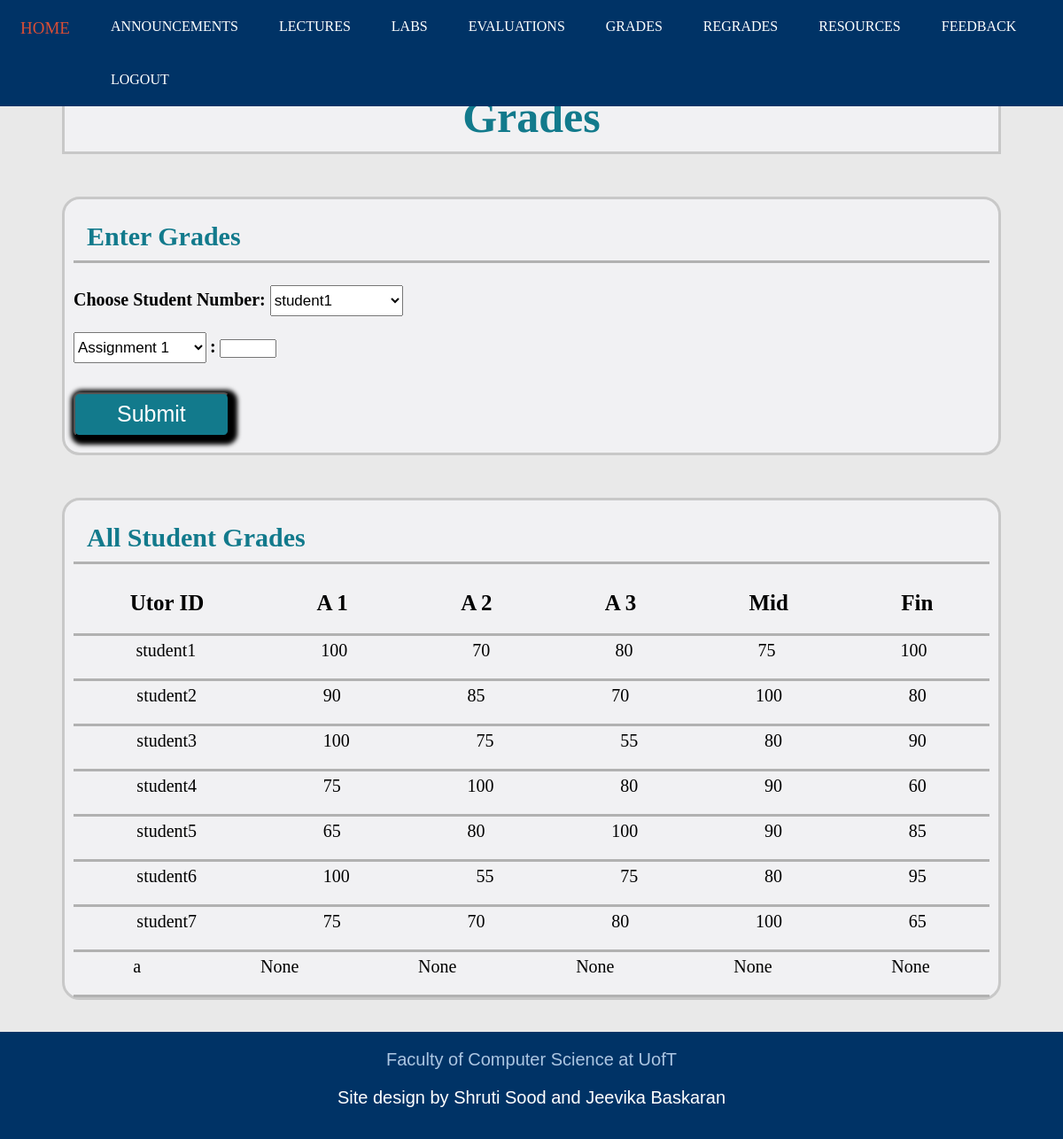
Screenshot of /grades_i.html (signed in) with the database file from the repository.
### tables this page shows
CREATE TABLE "Grades" (
	"UtorID"	TEXT,
	"A1"	INTEGER,
	"A2"	INTEGER,
	"A3"	INTEGER,
	"Midterm"	INTEGER,
	"Final"	INTEGER,
	PRIMARY KEY("UtorID")
);

### app.py (the view)
@app.route('/grades_i.html')
def grades_i():
    if session.get('current_login') == None:
        return render_template('login.html')
    else:
        sql = """ SELECT UtorID FROM accounts WHERE type = 'student' """
        students = db.engine.execute(text(sql))
        sql = """ SELECT * FROM Grades """
        class1 = db.engine.execute(text(sql))
        return render_template('/grades_i.html', class1 = class1, students = students)

### templates/grades_i.html (shortened to what this page needs)
<!DOCTYPE html>
<html>
<head>
	<link rel="stylesheet" type="text/css" href="static/StyleSheets/gradei.css">
	<link rel="stylesheet" type="text/css" href="static/StyleSheets/headerfooter.css">
</head>
<body>
	<div class = "navbar">
		<a href="index_i.html">HOME</a>
		<a href="announcements_i.html">ANNOUNCEMENTS</a>
		<a href="lectures_i.html">LECTURES</a>
		<a href="labs_i.html">LABS</a>
		<a href="evaluations_i.html">EVALUATIONS</a>
		<a href="grades_i.html">GRADES</a>
		<a href="regrades_i.html">REGRADES</a>
		<a href="resources_i.html">RESOURCES</a>
		<a href="feedback_i.html">FEEDBACK</a>
		<a href="logout">LOGOUT</a>
	</div>
	<div class = "title">
		<section class="title_sec">
			<h1>Grades</h1>
		</section>
	</div>
	<br>
	<div class = "entermark">
		<section class="enter_mark">
			<h1> Enter Grades </h1>
			<div class = "formsection">
				<form action = "EnterGrades" method="POST" onsubmit = "return grades_val1()">
					<label for = "StudentNumber"><strong>Choose Student Number: </strong></label>
					<select id = "stds" name = "stds" class = "assgn">
			            {% for student in students%}
			            	<option value = "{{ student['UtorID'] }}">{{ student['UtorID'] }}</option>
			            {% endfor %}
			        </select>
					<br> </br>
					<select id = "assgn" name = "assgn" class = "assgn">
			            <option value = "A1">Assignment 1</option>
			        </select>
			        <label><strong>:</strong></label>
					<input type = "number" id="grade" name = "grade" min = "0" max = "100" required>
					<br> </br>
					<input type = "submit" value = "Submit" class="Submit">
				</form>
			</div>
			<br>
		</section>
	</div>
	<br>
	<div class = "allmark">
		<section class="all_mark">
			<h1> All Student Grades </h1>
			<div class = "Heading">
				<h2 class = "item1">Utor ID</h2>
				<h2 class = "item2">A 1</h2>
				<h2 class = "item3">A 2</h2>
				<h2 class = "item4">A 3</h2>
				<h2 class = "item5">Mid</h2>
				<h2 class = "item6">Fin</h2>
			</div>
			{% for student in class1 : %}
			<div class = "stdgrades">
				<p class = "item1">{{ student['UtorID'] }}</p>
				<p class = "item2">{{ student['A1'] }}</p>
				<p class = "item3">{{ student['A2'] }}</p>
				<p class = "item4">{{ student['A3'] }}</p>
				<p class = "item5">{{ student['Midterm'] }}</p>
				<p class = "item6">{{ student['Final'] }}</p>
			</div>
			{% endfor %}
		</section>
	</div>
	<br><br>
	<div class = "footer">
		<a href="https://web.cs.toronto.edu/" target="_blank">Faculty of Computer Science at UofT</a>
		<p>Site design by Shruti Sood and Jeevika Baskaran</p>
	</div>
</body>
</html>

### static/StyleSheets/gradei.css (style rules this page uses)
.title { margin-top: 90px; background-color: #F1F1F3; margin-left: 70px; margin-right: 70px; }
.title_sec { padding-left: 10px; padding-right: 10px; border: solid; border-color: #C8C8C8; display: block; }
.title_sec h1 { color: #127a8c; font-size: 50px; text-align: center; margin:10px; }
.entermark { margin-top: 30px; margin-left: 70px; margin-right: 70px; }
.allmark { margin-top: 30px; margin-left: 70px; margin-right: 70px; }
.enter_mark { padding-left: 10px; padding-right: 10px; border: solid; border-color: #C8C8C8; display: block; border-radius: 20px; background-color: #F1F1F3; }
.all_mark { padding-left: 10px; padding-right: 10px; border: solid; border-color: #C8C8C8; display: block; border-radius: 20px; background-color: #F1F1F3; }
.enter_mark label { font-size: 20px; }
.enter_mark h1 { color: #127a8c; padding-bottom: 10px; padding-left: 15px; font-size: 30px; border-bottom: solid; border-bottom-color: #B1B1B1; }
.all_mark h1 { color: #127a8c; padding-bottom: 10px; padding-left: 15px; font-size: 30px; border-bottom: solid; border-bottom-color: #B1B1B1; }
.Submit { align-self: center; margin-top: 15px; font-size: 30px; border-radius: 0.4rem; box-shadow: 3px 3px 5px 6px #000000; }
.entermark input[type=submit] { width:17%; height:50px; font-size:25px; background-color: #127a8c; color: white; align-items: center; }
.assgn { height : 35px; width : 150px; font-size: 17px; }
.Heading { display: grid; overflow: hidden; width: 100%; border-bottom: solid; border-bottom-color: #B1B1B1; }
.stdgrades { display:grid; overflow: hidden; width: 100%; border-bottom: solid; border-bottom-color: #B1B1B1; }
.item1 { grid-column-start: 1; grid-column-end: 2; text-align: center; }
.item2 { grid-column-start: 2; grid-column-end: 3; text-align: center; }
.item3 { grid-column-start: 3; grid-column-end: 4; text-align: center; }
.item4 { grid-column-start: 4; grid-column-end: 5; }
.item5 { grid-column-start: 5; grid-column-end: 6; text-align: center; }
.item6 { grid-column-start: 6; grid-column-end: 7; text-align: center; }
.stdgrades p { font-size: 20px; float: left; text-align: center; padding: 5px; padding-bottom: 0px; margin-top:0px; text-decoration: none; }
.Heading h2 { float: left; text-align: center; padding: 5px; padding-bottom: 0px; margin-top:0px; text-decoration: none; font-size: 25px; }

### static/StyleSheets/headerfooter.css (style rules this page uses)
body { margin:0px; border:0px; padding:0px; background-color: #E9E9E9; }
.navbar { background-color: #003366; position: fixed; top: 0; overflow: hidden; width: 100%; }
.navbar a { float: left; color: white; text-align: center; padding: 21px 23px; text-decoration: none; font-size: 16px; }
.footer { background-color: #003366; overflow: hidden; min-height: 12vh; padding-top: 20px; padding-bottom: 5px; font-family:'Poppins', sans-serif; text-align: center; }
.footer a { color: #ACC6E2; padding-top: : 20px; text-decoration: none; font-size: 20px; }
.footer p { color: white; font-size: 20px; }

### rows the page displays
Grades: UtorID "student1", A1 "100", A2 "70", A3 "80", Midterm "75", Final "100"
Grades: UtorID "student2", A1 "90", A2 "85", A3 "70", Midterm "100", Final "80"
Grades: UtorID "student3", A1 "100", A2 "75", A3 "55", Midterm "80", Final "90"
Grades: UtorID "student4", A1 "75", A2 "100", A3 "80", Midterm "90", Final "60"
Grades: UtorID "student5", A1 "65", A2 "80", A3 "100", Midterm "90", Final "85"
Grades: UtorID "student6", A1 "100", A2 "55", A3 "75", Midterm "80", Final "95"
Grades: UtorID "student7", A1 "75", A2 "70", A3 "80", Midterm "100", Final "65"

### other values shown
{{ student['UtorID'] }} "a"
{{ student['A1'] }} "None"
{{ student['A2'] }} "None"
{{ student['A3'] }} "None"
{{ student['Midterm'] }} "None"
{{ student['Final'] }} "None"
form field stds "student1"
